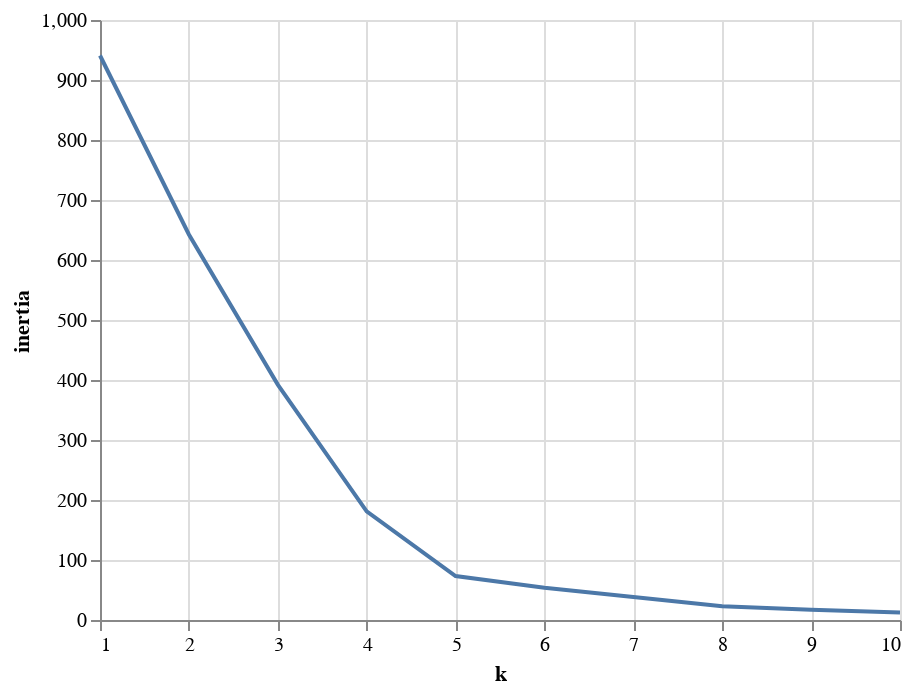

Notebook code cell kept with this figure:
### Markdown cell above
### Clustering Crytocurrencies Using K-Means

 #### Finde the Best Value for `k` Using the Elbow Curve

### Code cell
inertia = []
k = list(range(1, 11))

# Calculate the inertia for the range of k values
for i in k:
    km = KMeans(n_clusters=i, random_state=0)
    km.fit(pcs_df)
    inertia.append(km.inertia_)

# Create the Elbow Curve using hvPlot
elbow_data = {"k": k, "inertia": inertia}
df_elbow = pd.DataFrame(elbow_data)
alt.Chart(df_elbow).mark_line().encode(x="k", y="inertia")

### Figure 1 — Vega-Lite specification as saved in the notebook (floating-point values rounded to 4 significant figures)
{"config": {"view": {"continuousWidth": 400, "continuousHeight": 300}}, "data": {"name": "data-94ae7c3ada5366872761da62f45781b3"}, "mark": "line", "encoding": {"x": {"field": "k", "type": "quantitative"}, "y": {"field": "inertia", "type": "quantitative"}}, "$schema": "https://vega.github.io/schema/vega-lite/v4.17.0.json", "datasets": {"data-94ae7c3ada5366872761da62f45781b3": [{"k": 1, "inertia": 940.9}, {"k": 2, "inertia": 642.5}, {"k": 3, "inertia": 392.4}, {"k": 4, "inertia": 181.2}, {"k": 5, "inertia": 73.21}, {"k": 6, "inertia": 53.8}, {"k": 7, "inertia": 38.37}, {"k": 8, "inertia": 22.8}, {"k": 9, "inertia": 17.25}, {"k": 10, "inertia": 12.32}]}}
